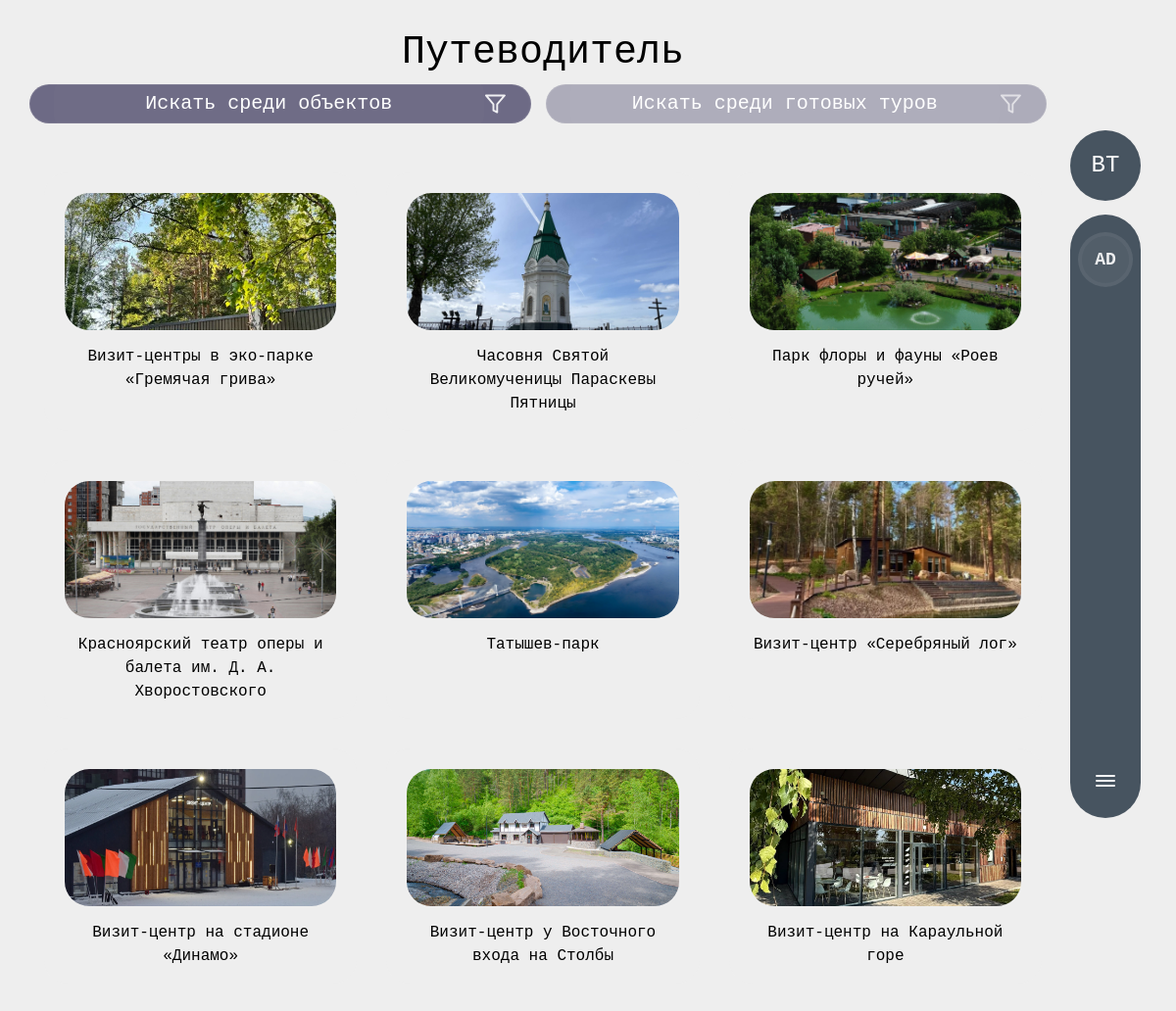
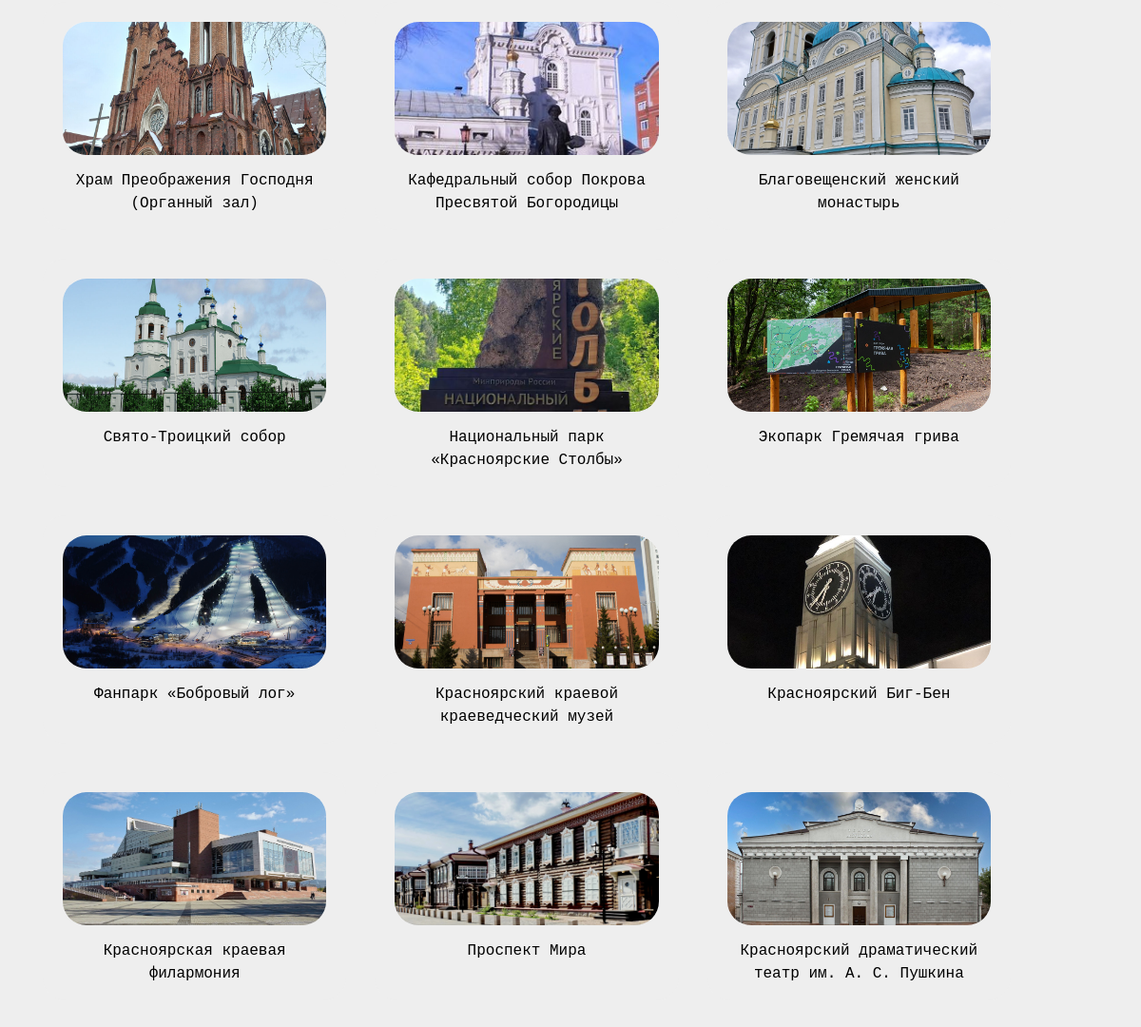
The app's page /guide/ (signed in) with its own data (2 pictures, top to bottom).
### guide/models.py (models this page shows, shortened)
class GuidePlace(models.Model):
    CATEGORY_CHOICES = [
        ('culture', 'Культура и история'),
        ('religion', 'Религия'),
        ('nature', 'Отдых на природе'),
        ('visit', 'Визит-центры'),
    ]
    title = models.CharField('Название', max_length=200)
    category = models.CharField(
        'Категория',
        max_length=50,
        choices=CATEGORY_CHOICES
    )
    address = models.CharField(
        'Адрес',
        max_length=255
    )
    latitude = models.FloatField(
        'Широта',
        null=True,
        blank=True
    )
    longitude = models.FloatField(
        'Долгота',
        null=True,
        blank=True
    )
    work_time = models.CharField(
        'Часы работы',
        max_length=100,
        blank=True
    )
    price = models.CharField(
        'Стоимость',
        max_length=100,
        blank=True
    )
    phone = models.CharField(
        'Телефон',
        max_length=100,
        blank=True,
        help_text='Например: +7 (391) 227-92-04'
    )
    website = models.URLField(
        'Сайт',
        max_length=200,
        blank=True,
        help_text='Ссылка на официальный сайт'
    )
    short_description = models.TextField(
        'Краткое описание'
    )
    image = models.ImageField(
        'Фото',
        upload_to='guide/'
    )
    class Meta:
        verbose_name = 'Место'
        verbose_name_plural = 'Путеводитель'

### guide/views.py (the view)
# urls.py: path('guide/', include('guide.urls')),
def guide(request):
    places = GuidePlace.objects.all()
    return render(request, 'guide/guide.html', {
        'places': places
    })

### guide/templates/guide/guide.html (shortened to what this page needs)
{% extends 'main/layout.html' %}
{% load static %}
{% block content %}
<div class="page has-actions">
    <h1 class="text-center mb-4">Путеводитель</h1>
    <div class="guide-top-bar">
        <div class="search-tabs">
            <button class="search-tab-btn active" id="searchObjectsBtn">
                <div class="search-input-wrapper">
                    <input type="text" class="search-field" id="searchObjectsInput" placeholder="Искать среди объектов">
                </div>
                <svg class="funnel-icon" id="filterToggleObjects" viewBox="0 0 24 24" fill="none" stroke="currentColor" stroke-width="2" stroke-linecap="round" stroke-linejoin="round">
                    <polygon points="22 3 2 3 10 12.46 10 19 14 21 14 12.46 22 3"></polygon>
                </svg>
            </button>
            <button class="search-tab-btn" id="searchToursBtn">
                <div class="search-input-wrapper">
                    <input type="text" class="search-field" id="searchToursInput" placeholder="Искать среди готовых туров">
                </div>
                <svg class="funnel-icon" id="filterToggleTours" viewBox="0 0 24 24" fill="none" stroke="currentColor" stroke-width="2" stroke-linecap="round" stroke-linejoin="round">
                    <polygon points="22 3 2 3 10 12.46 10 19 14 21 14 12.46 22 3"></polygon>
                </svg>
            </button>
        </div>
    </div>
    <div id="objects-content">
        <div class="guide-grid" id="guideGridObjects">
            {% for place in places %}
            <div class="guide-card" data-category="{{ place.category }}" data-price="{{ place.price|default:'0' }}">
                <div class="guide-image-wrapper">
                    <img src="{{ place.image.url }}" class="guide-image" alt="{{ place.title }}">
                </div>
                <div class="guide-card-title">{{ place.title }}</div>
            </div>
            {% empty %}
                <p class="no-events">Объекты не найдены.</p>
            {% endfor %}
        </div>
    </div>
</div>
{% endblock %}

### main/templates/main/layout.html (shortened to what this page needs)
{% load static %}
<!doctype html>
<html lang="ru">
<head>
    <link rel="stylesheet" href="https://cdn.jsdelivr.net/npm/bootstrap@5.3.3/dist/css/bootstrap.min.css">
    <link rel="stylesheet" href="https://unpkg.com/leaflet/dist/leaflet.css"/>
    <link rel="stylesheet" href="{% static 'main/css/base.css' %}">
    <link rel="stylesheet" href="{% static 'main/css/ui-kit.css' %}">
    <link rel="stylesheet" href="{% static 'main/css/home.css' %}">
    <link rel="stylesheet" href="{% static 'main/css/profile.css' %}">
    <link rel="stylesheet" href="{% static 'main/css/guide-favorites-events.css' %}">
    <link rel="stylesheet" href="{% static 'main/css/tours.css' %}">
    <link rel="stylesheet" href="{% static 'main/css/about.css' %}">
</head>
<body class="{% block body_class %}{% endblock %}">
<div class="hero">
    <div class="container-hero">
        {% block content %}{% endblock %}
    </div>
    <aside class="side-wrapper">
        <div class="sidebar-logo">
            <span class="logo-short">ВТ</span>
        </div>
        <aside class="side-panel">
            {% if user.is_authenticated %}
            <a href="{% url 'profile' %}" class="avatar-link" title="Перейти в профиль">
                <div class="avatar">
                    {% if user.profile.avatar %}
                    <img src="{{ user.profile.avatar.url }}" style="width:100%; border-radius:50%">
                    {% else %}
                    {{ user.username|slice:":2"|upper }}
                    {% endif %}
                </div>
            </a>
            {% endif %}
            <button class="side-toggle" aria-expanded="true" title="Развернуть/Свернуть панель">
                <svg width="20" height="12" viewBox="0 0 20 12" fill="none" xmlns="http://www.w3.org/2000/svg">
                    <rect width="20" height="2" rx="1" fill="currentColor"/>
                    <rect y="5" width="20" height="2" rx="1" fill="currentColor"/>
                    <rect y="10" width="20" height="2" rx="1" fill="currentColor"/>
                </svg>
            </button>
        </aside>
    </aside>
</div>
</body>
</html>

### main/static/main/css/base.css (style rules this page uses)
:root { --accent-rgba: 120, 95, 140; --glass-bg: rgba(16, 28, 36, 0.55); --glass-strong: rgba(12, 18, 26, 0.65); --text-light: rgba(255, 255, 255, 0.95); --muted: rgba(255, 255, 255, 0.78); --btn-padding-y: 12px; --btn-padding-x: 30px; --radius-lg: 28px; --radius-pill: 999px; --sidebar-open: 280px; --sidebar-collapsed: 82px; --page-padding: 30px; font-synthesis: none; }
html, body { height: 100%; margin: 0; font-family: 'MyMono', monospace; color: #000; -webkit-font-smoothing: antialiased; background: #f8f8f8; }
.page { width: 100%; max-width: 100%; padding: 0px 0 40px 0; box-sizing: border-box; }
.hero { position: relative; min-height: 100svh; width: 100%; background-color: #eee; background-position: center; background-size: cover; background-repeat: no-repeat; display: block; padding-bottom: 24px; box-sizing: border-box; }
.hero::before { content: ""; position: absolute; inset: 0; pointer-events: none; }
.container-hero { position: relative; z-index: 2; min-height: 100svh; width: 100%; height: 100%; padding: calc(var(--page-padding) - 10px) calc(var(--sidebar-collapsed) + 40px) var(--page-padding) var(--page-padding); transition: padding-right .35s ease; box-sizing: border-box; }
.side-wrapper { position: fixed; top: 6%; right: 36px; display: flex; flex-direction: column; align-items: flex-end; gap: 14px; z-index: 20; transition: right .35s ease; }
.sidebar-logo { width: 280px; height: 72px; border-radius: 999px; background: rgba(0, 19, 36, 0.7); backdrop-filter: blur(4px); display: flex; align-items: center; justify-content: center; color: white; font-size: 24px; font-weight: 500; transition: width .35s ease, border-radius .35s ease, padding .35s ease; }
.side-panel { position: relative; right: 0; top: 0; width: 280px; max-width: 100%; height: 77vh; background: rgba(0, 19, 36, 0.7); backdrop-filter: blur(4px); border-radius: 35px; padding: 15px 20px; display: flex; flex-direction: column; align-items: center; gap: 10px; z-index: 5; transition: width .35s ease, right .35s ease, transform .35s ease; box-sizing: border-box; }
.logo-short { display: none; }
.side-toggle { margin-top: auto; width: 40px; height: 40px; border-radius: 10px; display: flex; align-items: center; justify-content: center; background: transparent; border: none; cursor: pointer; color: var(--text-light); outline: none; }
@media (min-width: 769px) { .side-panel.collapsed { width: 72px; padding: 18px 8px; border-radius: 40px; } }
@media (min-width: 769px) { .side-panel.collapsed .avatar { width: 56px; height: 56px; font-size: 18px; border-width: 4px; } }
@media (min-width: 769px) { .side-wrapper.collapsed .sidebar-logo { width: 72px; height: 72px; border-radius: 50%; } }
@media (min-width: 769px) { .side-wrapper.collapsed .logo-short { display: block; } }
.mb-4 { margin-bottom: 0.5rem !important; }
.h1, .h2, .h3, .h4, .h5, .h6, h1, h2, h3, h4, h5, h6 { margin-top: 10px; margin-bottom: .5rem; font-weight: 500; line-height: 1.2; }

### main/static/main/css/ui-kit.css (style rules this page uses)
.avatar { width: 150px; height: 150px; font-size: 50px; overflow: hidden; border-radius: 50%; display: flex; align-items: center; justify-content: center; background: #ccc; flex-shrink: 0; }
.side-panel .avatar { width: 90px; height: 90px; border-radius: 999px; background: rgba(255, 255, 255, 0.06); display: flex; align-items: center; justify-content: center; font-weight: 700; font-size: 24px; color: rgba(255, 255, 255, 0.9); border: 4px solid rgba(255, 255, 255, 0.04); }
.avatar-link { text-decoration: none; color: inherit; }
.search-tabs { display: flex; gap: 8px; margin-right: 10px; }
.search-tab-btn { background: rgba(106, 103, 133, 0.45); border: 1px solid rgba(255,255,255,0.08); color: rgba(255,255,255,0.8); padding: 0 18px; height: 40px; border-radius: 20px; cursor: pointer; font-family: 'MyMono', monospace; font-size: 14px; transition: all 0.2s ease; }
.search-tab-btn:hover, .search-tab-btn.active { background: #6a6785; color: white; }

### records on screen
GuidePlace: image (picture), title "Визит-центры в эко-парке «Гремячая грива»"
GuidePlace: image (picture), title "Часовня Святой Великомученицы Параскевы Пятницы"
GuidePlace: image (picture), title "Парк флоры и фауны «Роев ручей»"
GuidePlace: image (picture), title "Красноярский театр оперы и балета им. Д. А. Хворостовского"
GuidePlace: image (picture), title "Татышев-парк"
GuidePlace: image (picture), title "Визит-центр «Серебряный лог»"
GuidePlace: image (picture), title "Визит-центр на стадионе «Динамо»"
GuidePlace: image (picture), title "Визит-центр у Восточного входа на Столбы"
GuidePlace: image (picture), title "Визит-центр на Караульной горе"
GuidePlace: image (picture), title "Храм Преображения Господня (Органный зал)"
GuidePlace: image (picture), title "Кафедральный собор Покрова Пресвятой Богородицы"
GuidePlace: image (picture), title "Благовещенский женский монастырь"
GuidePlace: image (picture), title "Свято-Троицкий собор"
GuidePlace: image (picture), title "Национальный парк «Красноярские Столбы»"
GuidePlace: image (picture), title "Экопарк Гремячая грива"
GuidePlace: image (picture), title "Фанпарк «Бобровый лог»"
GuidePlace: image (picture), title "Красноярский краевой краеведческий музей"
GuidePlace: image (picture), title "Красноярский Биг-Бен"
GuidePlace: image (picture), title "Красноярская краевая филармония"
GuidePlace: image (picture), title "Проспект Мира"
GuidePlace: image (picture), title "Красноярский драматический театр им. А. С. Пушкина"

### other values on screen
{{ user.username|slice:":2"|upper }} "AD"
